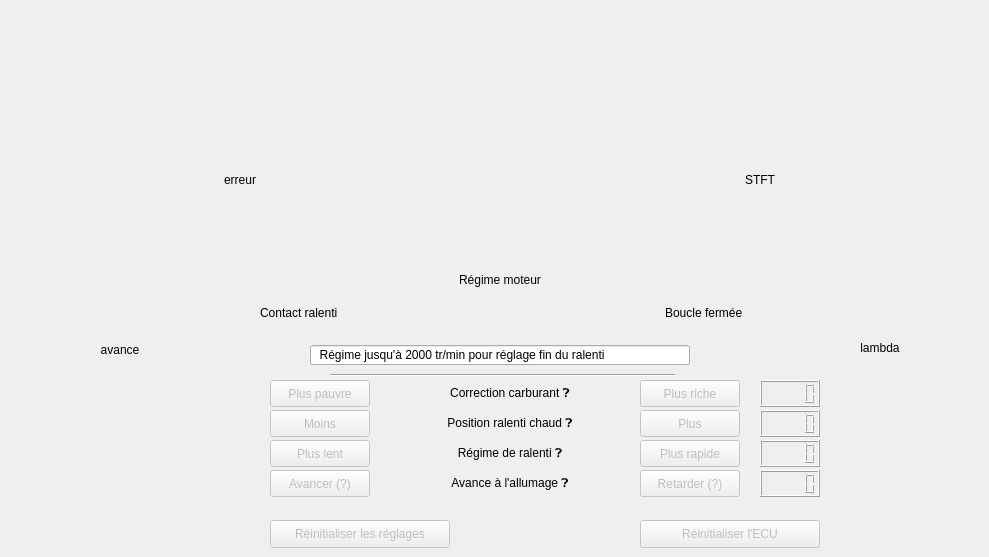
    <widget class="QWidget" name="emission_tab">
     <attribute name="title">
      <string>Réglages</string>
     </attribute>
	
	<!--  <widget class="QLabel" name="m_idleBypassLabel_3">
      <property name="geometry">
       <rect>
        <x>900</x>
        <y>6</y>
        <width>440</width>
        <height>31</height>
       </rect>
      </property>
      <property name="text">
       <string>&lt;!DOCTYPE HTML PUBLIC &quot;-//W3C//DTD HTML 4.0//EN&quot; &quot;http://www.w3.org/TR/REC-html40/strict.dtd&quot;&gt;
&lt;html&gt;&lt;head&gt;&lt;meta name=&quot;qrichtext&quot; content=&quot;1&quot; /&gt;&lt;style type=&quot;text/css&quot;&gt;
p, li { white-space: pre-wrap; }
&lt;/style&gt;&lt;/head&gt;&lt;body style=&quot; font-family:'MS Shell Dlg 2'; font-size:7pt; font-weight:600; font-style:normal;&quot;&gt;
&lt;p style=&quot; margin-top:0px; margin-bottom:0px; margin-left:0px; margin-right:0px; -qt-block-indent:0; text-indent:0px;&quot;&gt;&lt;span style=&quot; font-size:10pt; color:#ff0000;&quot;&gt;Ne tester les actionneurs que moteur à l'arrêt !&lt;/span&gt;&lt;/p&gt;&lt;/body&gt;&lt;/html&gt;</string>
      </property>
      <property name="alignment">
       <set>Qt::AlignCenter|Qt::AlignVCenter</set>
      </property>
     </widget> -->
	 
     <widget class="Line" name="m_hline1_3">
      <property name="geometry">
       <rect>
        <x>330</x>
        <y>365</y>
        <width>345</width>
        <height>20</height>
       </rect>
      </property>
      <property name="orientation">
       <enum>Qt::Horizontal</enum>
      </property>
     </widget>
<!--      <widget class="QLabel" name="m_fuelsettinglabel">
      <property name="geometry">
       <rect>
        <x>330</x>
        <y>375</y>
        <width>92</width>
        <height>21</height>
       </rect>
      </property>
      <property name="text">
       <string>&lt;html&gt;&lt;head/&gt;&lt;body&gt;&lt;p align=&quot;justify&quot;&gt;&lt;span style=&quot; font-size:11pt;&quot;&gt;Paramètres&lt;/span&gt;&lt;/p&gt;&lt;/body&gt;&lt;/html&gt;</string>
      </property>
      <property name="alignment">
       <set>Qt::AlignBottom|Qt::AlignLeading|Qt::AlignLeft</set>
      </property>
     </widget> -->
     <widget class="QPushButton" name="m_fuel_trim_plusButton">
      <property name="enabled">
       <bool>false</bool>
      </property>
      <property name="geometry">
       <rect>
        <x>640</x>
        <y>380</y>
        <width>100</width>
        <height>27</height>
       </rect>
      </property>
      <property name="text">
       <string>Plus riche</string>
      </property>
     </widget>
     <widget class="QPushButton" name="m_fuel_trim_minusButton">
      <property name="enabled">
       <bool>false</bool>
      </property>
      <property name="geometry">
       <rect>
        <x>270</x>
        <y>380</y>
        <width>100</width>
        <height>27</height>
       </rect>
      </property>
      <property name="text">
       <string>Plus pauvre</string>
      </property>
     </widget>
     <widget class="QPushButton" name="m_idle_decay_plusButton">
      <property name="enabled">
       <bool>false</bool>
      </property>
      <property name="geometry">
       <rect>
        <x>640</x>
        <y>410</y>
        <width>100</width>
        <height>27</height>
       </rect>
      </property>
      <property name="text">
       <string>Plus</string>
      </property>
     </widget>
     <widget class="QPushButton" name="m_idle_decay_minusButton">
      <property name="enabled">
       <bool>false</bool>
      </property>
      <property name="geometry">
       <rect>
        <x>270</x>
        <y>410</y>
        <width>100</width>
        <height>27</height>
       </rect>
      </property>
      <property name="text">
       <string>Moins</string>
      </property>
     </widget>
     <widget class="QPushButton" name="m_idle_speed_plusButton">
      <property name="enabled">
       <bool>false</bool>
      </property>
      <property name="geometry">
       <rect>
        <x>640</x>
        <y>440</y>
        <width>100</width>
        <height>27</height>
       </rect>
      </property>
      <property name="text">
       <string>Plus rapide</string>
      </property>
     </widget>
     <widget class="QPushButton" name="m_idle_speed_minusButton">
      <property name="enabled">
       <bool>false</bool>
      </property>
      <property name="geometry">
       <rect>
        <x>270</x>
        <y>440</y>
        <width>100</width>
        <height>27</height>
       </rect>
      </property>
      <property name="text">
       <string>Plus lent</string>
      </property>
     </widget>
     <widget class="QPushButton" name="m_ignition_advance_minusButton">
      <property name="enabled">
       <bool>false</bool>
      </property>
      <property name="geometry">
       <rect>
        <x>270</x>
        <y>470</y>
        <width>100</width>
        <height>27</height>
       </rect>
      </property>	
      <property name="text">
       <string>Avancer (?)</string>
      </property>
     </widget>
     <widget class="QPushButton" name="m_ignition_advance_plusButton">
      <property name="enabled">
       <bool>false</bool>
      </property>
      <property name="geometry">
       <rect>
        <x>640</x>
        <y>470</y>
        <width>100</width>
        <height>27</height>
       </rect>
      </property>
      <property name="text">
       <string>Retarder (?)</string>
      </property>
     </widget>
     <widget class="ManoMeter" name="m_revCounter_exhaust" native="true">
      <property name="geometry">
       <rect>
        <x>340</x>
        <y>10</y>
        <width>320</width>
        <height>320</height>
       </rect>
      </property>
     </widget>
	 <widget class="ManoMeter" name="e_idle_error" native="true">
      <property name="geometry">
       <rect>
        <x>140</x>
        <y>10</y>
        <width>200</width>
        <height>200</height>
       </rect>
      </property>
	  <property name="toolTip">
		  <string>L'erreur de ralenti est l'écart entre le régime moteur actuel et le régime de ralenti visé. Valeurs affichées uniquement quand le contact ralenti est actif ; la valeur max. affichée est 200 tr/min. </string>
		 </property>
     </widget>
	 <widget class="ManoMeter" name="e_ignition_advance" native="true">
      <property name="geometry">
       <rect>
        <x>20</x>
        <y>180</y>
        <width>200</width>
        <height>200</height>
       </rect>
      </property>
     </widget>
	 <widget class="ManoMeter" name="e_short_term_fuel_trim" native="true">
      <property name="geometry">
       <rect>
        <x>660</x>
        <y>10</y>
        <width>200</width>
        <height>200</height>
       </rect>
      </property>
	  <property name="toolTip">
		  <string>La correction carburant court terme n'est active qu'en boucle fermée. Des valeurs jusqu'à 10% sont normales, occasionnellement jusqu'à 15%. Des valeurs supérieures à 15% sont anormales. </string>
		 </property>
     </widget>
	 <widget class="ManoMeter900" name="e_lambda" native="true">
      <property name="geometry">
       <rect>
        <x>780</x>
        <y>180</y>
        <width>200</width>
        <height>200</height>
       </rect>
      </property>
     </widget>
<!--      <widget class="QLCDNumber" name="shorttimefueltrim_lcd">
      <property name="geometry">
       <rect>
        <x>780</x>
        <y>20</y>
        <width>81</width>
        <height>31</height>
       </rect>
      </property>
      <property name="font">
       <font>
        <weight>75</weight>
        <bold>true</bold>
       </font>
      </property>
     </widget> -->
     <widget class="QLabel" name="label_45">
      <property name="geometry">
       <rect>
        <x>140</x>
        <y>170</y>
        <width>200</width>
        <height>20</height>
       </rect>
      </property>
      <property name="text">
       <string>erreur</string>
      </property>
      <property name="alignment">
       <set>Qt::AlignCenter</set>
      </property>
     </widget>
	 <widget class="QLabel" name="label_52">
      <property name="geometry">
       <rect>
        <x>20</x>
        <y>340</y>
        <width>200</width>
        <height>20</height>
       </rect>
      </property>
      <property name="text">
       <string>avance</string>
      </property>
      <property name="alignment">
       <set>Qt::AlignCenter</set>
      </property>
     </widget>
	 <widget class="QLabel" name="label_51">
      <property name="geometry">
       <rect>
        <x>660</x>
        <y>170</y>
        <width>200</width>
        <height>20</height>
       </rect>
      </property>
      <property name="text">
       <string>STFT</string>
      </property>
      <property name="alignment">
       <set>Qt::AlignCenter</set>
      </property>
     </widget>
     <widget class="QLedIndicator" name="closedloop_led" native="true">
      <property name="geometry">
       <rect>
        <x>685</x>
        <y>270</y>
        <width>26</width>
        <height>26</height>
       </rect>
      </property>
     </widget>
     <widget class="QLabel" name="label_47">
      <property name="geometry">
       <rect>
        <x>665</x>
        <y>305</y>
        <width>120</width>
        <height>16</height>
       </rect>
      </property>
      <property name="text">
       <string>Boucle fermée</string>
      </property>
     </widget>
	 <widget class="QLedIndicator" name="idleswitch_led" native="true">
      <property name="geometry">
       <rect>
        <x>277</x>
        <y>270</y>
        <width>26</width>
        <height>26</height>
       </rect>
      </property>
     </widget>
     <widget class="QLabel" name="label_53">
      <property name="geometry">
       <rect>
        <x>260</x>
        <y>305</y>
        <width>120</width>
        <height>16</height>
       </rect>
      </property>
      <property name="text">
       <string>Contact ralenti</string>
      </property>
     </widget>
<!--      <widget class="QLabel" name="label_46">
      <property name="geometry">
       <rect>
        <x>5</x>
        <y>400</y>
        <width>400</width>
        <height>131</height>
       </rect>
      </property>
      <property name="text">
       <string>&lt;html&gt;&lt;head/&gt;&lt;body&gt;&lt;p&gt;Pendant que le moteur tourne, vous pouvez modifier différents réglages,&lt;/p&gt;&lt;p align=&quot;justify&quot;&gt;faites attention à ne pas trop changer à la fois. Votre moteur&lt;/p&gt;&lt;p align=&quot;justify&quot;&gt;pourrait caler et vous pourriez ne plus rien pouvoir réinitialiser !&lt;/p&gt;&lt;p align=&quot;justify&quot;&gt;&lt;span style=&quot; color:#ff5500;&quot;&gt;Pour l'usage de ces boutons, consultez ce site&lt;/span&gt;&lt;/p&gt;&lt;p align=&quot;justify&quot;&gt;&lt;a href=&quot;https://blackbox-solutions.com/help/SM002.html&quot;&gt;&lt;span style=&quot; text-decoration: underline; color:#0000ff;&quot;&gt;définitions mems&lt;/span&gt;&lt;/a&gt;&lt;/p&gt;&lt;p align=&quot;justify&quot;&gt;www.blackbox-solutions.com/shop/help/SM002.html&lt;br/&gt;&lt;/p&gt;&lt;p align=&quot;justify&quot;&gt;&lt;br/&gt;&lt;/p&gt;&lt;/body&gt;&lt;/html&gt;</string>
      </property>
     </widget> -->
     <widget class="QLabel" name="emission_lambda_voltage">
      <property name="geometry">
       <rect>
        <x>780</x>
        <y>340</y>
        <width>200</width>
        <height>16</height>
       </rect>
      </property>
      <property name="text">
       <string>lambda</string>
      </property>
      <property name="alignment">
       <set>Qt::AlignCenter</set>
      </property>
     </widget>
	 <widget class="QLabel" name="m_revCounterLabel_2">
      <property name="geometry">
       <rect>
        <x>340</x>
        <y>270</y>
        <width>320</width>
        <height>20</height>
       </rect>
      </property>
      <property name="sizePolicy">
       <sizepolicy hsizetype="Preferred" vsizetype="Maximum">
        <horstretch>0</horstretch>
        <verstretch>0</verstretch>
       </sizepolicy>
      </property>
      <property name="text">
       <string>Régime moteur</string>
      </property>
      <property name="alignment">
       <set>Qt::AlignCenter</set>
      </property>
     </widget>
<!--      <widget class="QLCDNumber" name="e_lambdavoltage_lcd">
      <property name="geometry">
       <rect>
        <x>780</x>
        <y>182</y>
        <width>81</width>
        <height>31</height>
       </rect>
      </property>
      <property name="font">
       <font>
        <pointsize>7</pointsize>
        <weight>75</weight>
        <bold>true</bold>
       </font>
      </property>
      <property name="smallDecimalPoint">
       <bool>false</bool>
      </property>
     </widget>  -->
     <widget class="QLCDNumber" name="e_FuelTrim_lcd">
      <property name="geometry">
       <rect>
        <x>760</x>
        <y>380</y>
        <width>60</width>
        <height>27</height>
       </rect>
      </property>
      <property name="font">
       <font>
        <pointsize>7</pointsize>
        <weight>75</weight>
        <bold>true</bold>
       </font>
      </property>
      <property name="smallDecimalPoint">
       <bool>false</bool>
      </property>
     </widget> 
     <widget class="QLCDNumber" name="e_IdleDecay_lcd">
      <property name="geometry">
       <rect>
        <x>760</x>
        <y>410</y>
        <width>60</width>
        <height>27</height>
       </rect>
      </property>
      <property name="font">
       <font>
        <pointsize>7</pointsize>
        <weight>75</weight>
        <bold>true</bold>
       </font>
      </property>
      <property name="smallDecimalPoint">
       <bool>false</bool>
      </property>
      </widget> 
     <widget class="QLCDNumber" name="e_IdleSpeed_lcd">
      <property name="geometry">
       <rect>
        <x>760</x>
        <y>440</y>
        <width>60</width>
        <height>27</height>
       </rect>
      </property>
      <property name="font">
       <font>
        <pointsize>7</pointsize>
        <weight>75</weight>
        <bold>true</bold>
       </font>
      </property>
      <property name="smallDecimalPoint">
       <bool>false</bool>
      </property>
      </widget> 
     <widget class="QLCDNumber" name="e_IgnitionAdvance_lcd">
      <property name="geometry">
       <rect>
        <x>760</x>
        <y>470</y>
        <width>60</width>
        <height>27</height>
       </rect>
      </property>
      <property name="font">
       <font>
        <pointsize>7</pointsize>
        <weight>75</weight>
        <bold>true</bold>
       </font>
      </property>
      <property name="smallDecimalPoint">
       <bool>false</bool>
      </property>
     </widget>
     <widget class="QLabel" name="emi_rpm">
      <property name="geometry">
       <rect>
        <x>420</x>
        <y>445</y>
        <width>180</width>
        <height>16</height>
       </rect>
      </property>
      <property name="text">
       <string>Régime de ralenti ❓</string>
      </property>
        <property name="alignment">
       <set>Qt::AlignCenter</set>
      </property>
	  <property name="toolTip">
		 <string>Vous pouvez régler le régime de ralenti par pas de 50 tr/min. Ceci affecte le ralenti à froid comme à chaud. '0' est la valeur par défaut MEMS (pour un moteur A+ SPi chaud, c'est 850 tr/min)</string>
	  </property>
     </widget>
     <widget class="QLabel" name="emi_shorttermftrim">
      <property name="geometry">
       <rect>
        <x>420</x>
        <y>385</y>
        <width>180</width>
        <height>16</height>
       </rect>
      </property>
      <property name="text">
       <string>Correction carburant ❓</string>
      </property>
        <property name="alignment">
       <set>Qt::AlignCenter</set>
      </property>
	  <property name="toolTip">
		 <string>Si votre moteur n'est pas régulé par une sonde lambda, c'est ici que vous pouvez ajuster les émissions au ralenti. Les moteurs régulés par une sonde lambda ajusteront cette valeur automatiquement avec le temps</string>
	  </property>
     </widget>
     <widget class="QLabel" name="emi_idledecay">
      <property name="geometry">
       <rect>
        <x>420</x>
        <y>415</y>
        <width>180</width>
        <height>16</height>
       </rect>
      </property>
      <property name="text">
       <string>Position ralenti chaud ❓</string>
      </property>
        <property name="alignment">
       <set>Qt::AlignCenter</set>
      </property>
	  <property name="toolTip">
		 <string>MEMS ajustera cette valeur avec le temps, donc tout réglage n'a d'effet que jusqu'à ce que MEMS réapprenne la valeur optimale</string>
	  </property>
     </widget>
     <widget class="QLabel" name="emi_ignadvance">
      <property name="geometry">
       <rect>
        <x>420</x>
        <y>475</y>
        <width>180</width>
        <height>16</height>
       </rect>
      </property>
      <property name="text">
       <string>Avance à l'allumage ❓</string>
      </property>
        <property name="alignment">
       <set>Qt::AlignCenter</set>
      </property>
	  <property name="toolTip">
		 <string>À l'origine, MEMS était livré avec différentes courbes d'avance pour s'adapter aux différences de qualité de carburant selon les pays (91 ou 95 RON).&lt;p&gt;ATTENTION : ne modifiez ces réglages que si vous savez ce que vous faites, une avance excessive peut détruire un moteur !!!&lt;p&gt;Remarque : ces réglages n'affectent pas l'avance à l'allumage au ralenti</string>
	  </property>
     </widget>
     <widget class="QLineEdit" name="lineEdit_3">
      <property name="geometry">
       <rect>
        <x>310</x>
        <y>345</y>
        <width>380</width>
        <height>20</height>
       </rect>
      </property>
      <property name="text">
       <string>  Régime jusqu'à 2000 tr/min pour réglage fin du ralenti</string>
      </property>
     </widget>
	 <widget class="QPushButton" name="m_resetECUButton">
      <property name="enabled">
       <bool>false</bool>
      </property>
      <property name="geometry">
       <rect>
        <x>640</x>
        <y>520</y>
        <width>180</width>
        <height>28</height>
       </rect>
      </property>
<!--       <property name="font">
       <font>
        <pointsize>8</pointsize>
        <weight>100</weight>
        <bold>false</bold>
       </font>
      </property> -->
      <property name="text">
       <string>Réinitialiser l'ECU</string>
      </property>
     </widget>
	 <widget class="QPushButton" name="m_resetAdjustmentsButton">
      <property name="enabled">
       <bool>false</bool>
      </property>
      <property name="geometry">
       <rect>
        <x>270</x>
        <y>520</y>
        <width>180</width>
        <height>28</height>
       </rect>
      </property>
<!--       <property name="font">
       <font>
        <pointsize>8</pointsize>
        <weight>100</weight>
        <bold>false</bold>
       </font>
      </property> -->
      <property name="text">
       <string>Réinitialiser les réglages</string>
      </property>
     </widget>
    </widget>
